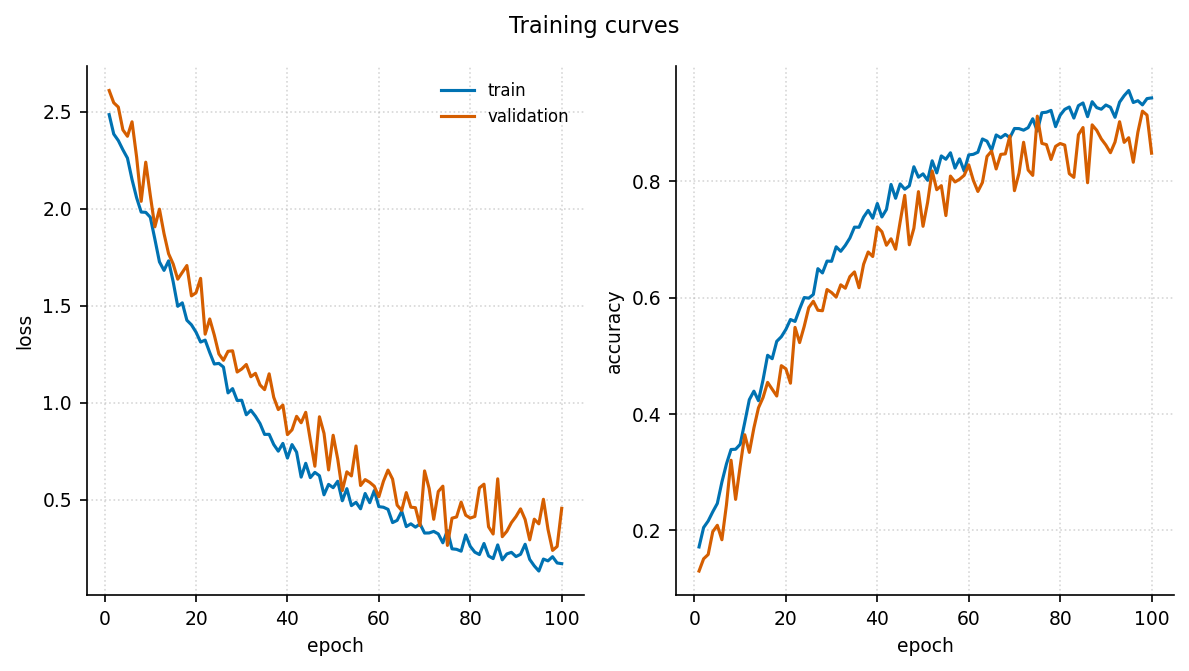

This chart was generated by the following Python code:
"""training_curves: 神经网络训练曲线（loss + accuracy 双轴）."""
import sys, os; sys.path.insert(0, os.path.join(os.path.dirname(os.path.abspath(__file__)), '..', '..', '_utils', 'python'))
import numpy as np
import matplotlib.pyplot as plt
from theme import apply_theme
from palette import cycle

def make_figure(title='Training curves'):
    apply_theme(fig_size=(8, 4.5))
    epochs = np.arange(1, 101); rng = np.random.default_rng(5)
    tr_loss = 2.5 * np.exp(-epochs/30) + 0.1 + 0.04*rng.standard_normal(100)
    va_loss = 2.5 * np.exp(-epochs/30) + 0.25 + 0.08*rng.standard_normal(100)
    tr_acc = 1 - tr_loss/3
    va_acc = 1 - va_loss/3
    fig, (a1, a2) = plt.subplots(1, 2)
    a1.plot(epochs, tr_loss, color=cycle(0), label='train')
    a1.plot(epochs, va_loss, color=cycle(1), label='validation')
    a1.set_xlabel('epoch'); a1.set_ylabel('loss'); a1.legend()
    a1.grid(True, linestyle=':', alpha=0.5)
    a2.plot(epochs, tr_acc, color=cycle(0))
    a2.plot(epochs, va_acc, color=cycle(1))
    a2.set_xlabel('epoch'); a2.set_ylabel('accuracy')
    a2.grid(True, linestyle=':', alpha=0.5)
    fig.suptitle(title); fig.tight_layout(); return fig

if __name__ == '__main__':
    fig = make_figure(); fig.savefig(__file__.replace('.py', '.png'), dpi=150)
